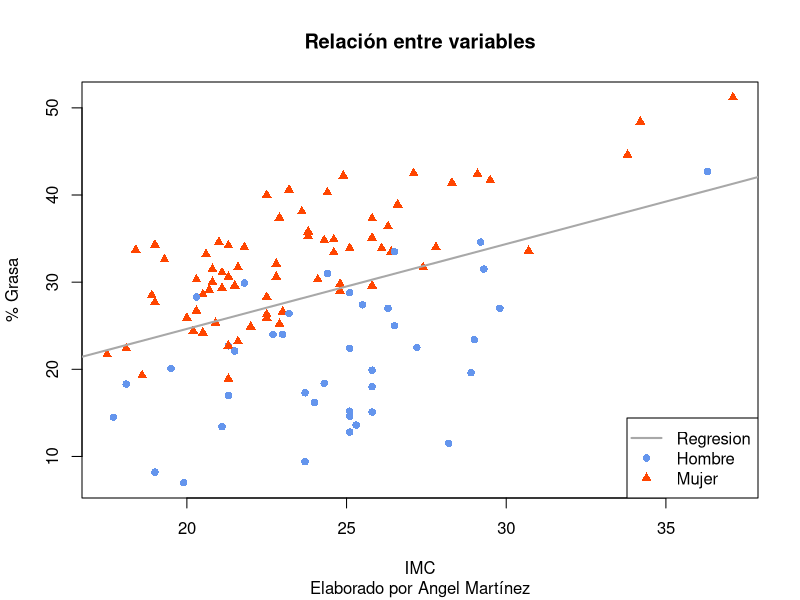

Generate this figure with R:
library(readr)
NeidertBD <- read_csv("Kluess-plasma DPPIV-data.csv")
View(NeidertBD)

# Preguntas de investigación
# 1. ¿La relación observada gráficamente entre el IMC
#(BMI Kg/m2) y el % de grasa (%Fat) es estadísticamente
# significativa?

str(NeidertBD)
NeidertBD$Sex <- as.factor(NeidertBD$Sex)

CorBMIFAT <- cor(NeidertBD$`BMI (kg/m2)`, NeidertBD$`% Fat`)
CorBMIFAT

# 0.4210956
# correlacion moderada

CorBMIFATtest <- cor.test(NeidertBD$`BMI (kg/m2)`, NeidertBD$`% Fat`)
CorBMIFATtest 
# valor p = 4.181e-06
# 95 percent confidence interval:
# 0.2546933 0.5632773
# La correlacion es sestadisticamente significativa


# 2.¿Cuán fuerte es la correlación entre (BMI Kg/m2)
# y (%Fat)

#coeficiente de Pearson
# R
#coeficiente de determinacion 
# R^2

R2BMIFAT <- CorBMIFAT^2
R2BMIFAT
# R^2 = 0.1773215
# 17.73% de variabilidad en y es explicada por la variabilidad en x.



# 3. Existe correlación entre (BMI Kg/m2) y (%Fat)?
# Aplique la prueba t para correlación aplicando la
# función cor.test() y haga la prueba de hipótesis:

# creo que se aplica a la pregunta 1


# 4. ¿Cuál es el IC95 de la correlación entre (BMI Kg/m2) y (%Fat)?

# 95 percent confidence interval:
# 0.2546933 0.5632773

# 5. ¿Existe evidencia gráfica de relación entre las
# variables (BMI Kg/m2) y (%Fat)?

# A graficar

Fat <- NeidertBD$`% Fat`
BMI <- NeidertBD$`BMI (kg/m2)`
lmNeidert <- lm(Fat ~ BMI)

plot(Fat ~ BMI, 
     data = NeidertBD,
     pch = ifelse(NeidertBD$Sex == "M", 16, 17),
     col = ifelse(NeidertBD$Sex == "M", "cornflowerblue","orangered"),
     main = "Relación entre variables",
     xlab = "IMC",
     ylab = "% Grasa",
     sub = "Elaborado por Angel Martínez")
abline(lmNeidert, 
       col = "grey66",
       lty = 1,
       lwd = 2)

legend("bottomright", 
       legend = c("Regresion", "Hombre", "Mujer"), 
       col = c("grey66", "cornflowerblue","orangered"),
       lty = c(1, NA, NA),
       lwd = 2,
       pch = c(NA, 16, 17))


